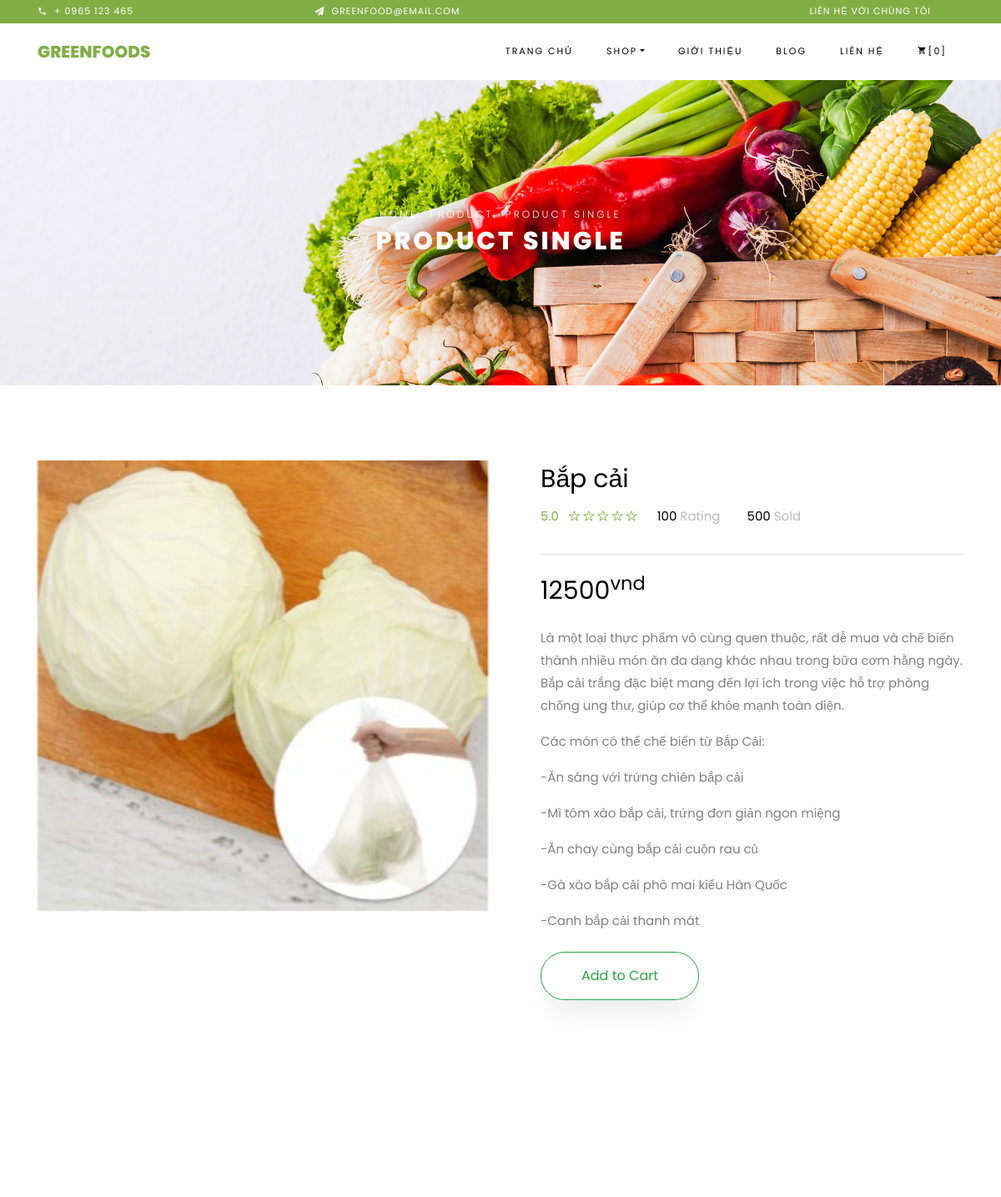
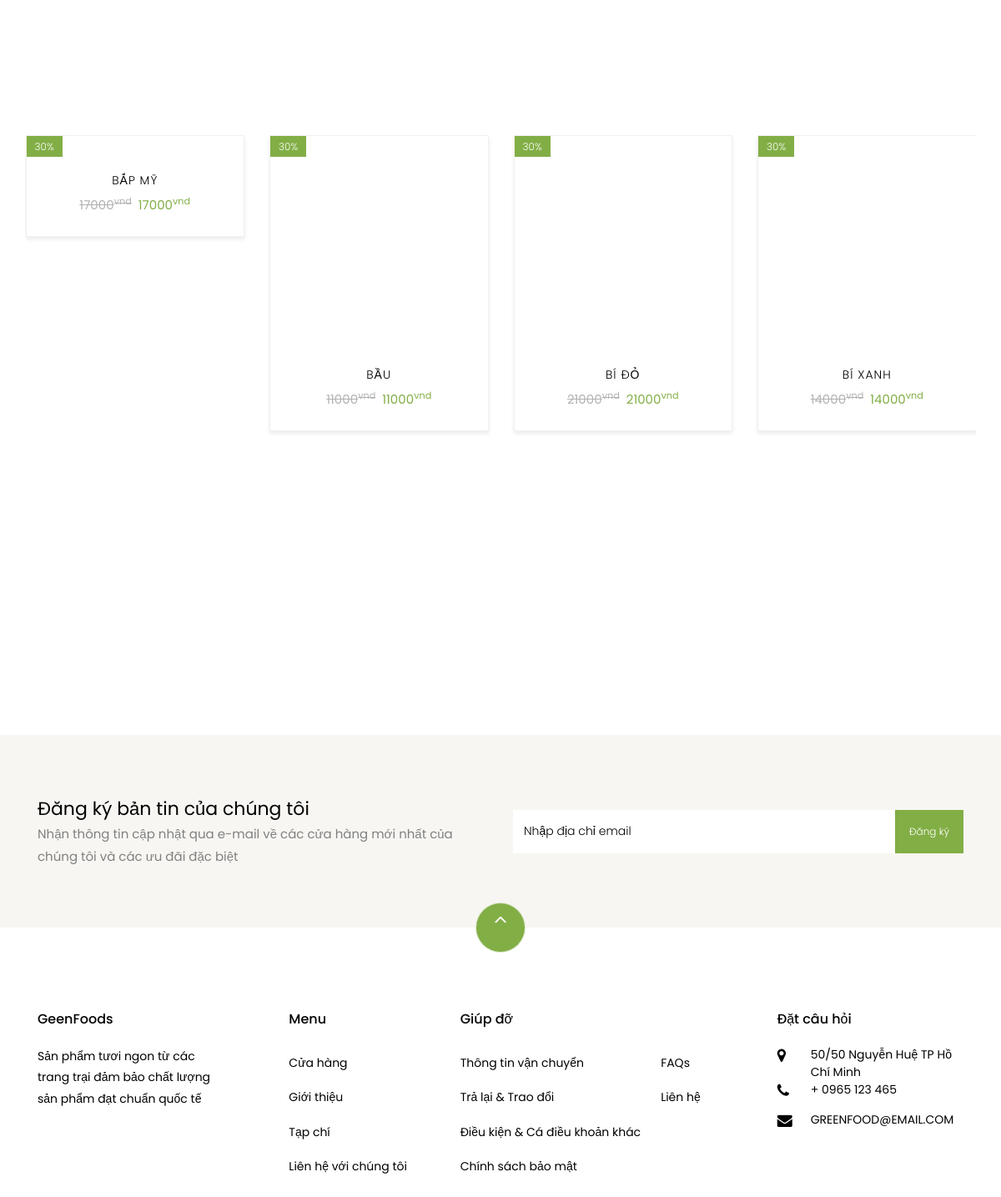
Page /product/detail/2 on the committed database (2 pictures, top to bottom).
### tables this page shows
CREATE TABLE `food` (
  `id` int(11) NOT NULL,
  `foodName` text NOT NULL,
  `categoryId` int(11) NOT NULL,
  `price` double NOT NULL,
  `foodDescription` text NOT NULL,
  `foodImage` text NOT NULL,
  `createDate` timestamp NOT NULL DEFAULT current_timestamp(),
  `updateDate` timestamp NOT NULL DEFAULT current_timestamp()
);

### mvc/core/Controller.php (called while the page is built, shortened)
<?php
class Controller
{
    public function view($view, $data = [])
    {
        require_once "./mvc/views/" . $view . ".php";
    }
}

### mvc/controllers/Product.php (called while the page is built, shortened)
<?php
class Product extends Controller
{
    function Detail($id)
    {
        $db = new Database();
        $food = new Food($db);
        $f = $food->getFoodById($id);
        $relatedFoods = $food->getFoodListByCategoryId($f['categoryId']);
        $this->view("layoutRoot", [
            "Page" => "detail",
            "Food" => $f,
            "RelatedFoods" => $relatedFoods
        ]);
    }
}

### mvc/core/App.php (called while the page is built, shortened)
<?php
class App
{
    protected $action = "Index";
    function __construct()
    {
        $arr = $this->UrlProcess();
        if (isset($arr[0]) && $arr[0] != "" && file_exists("./mvc/controllers/" . $arr[0] . ".php")) {
            unset($arr[0]);
        }
        $this->controller = new $this->controller;
        if (isset($arr[1])) {
            if (method_exists($this->controller, $arr[1])) {
                $this->action = $arr[1];
            }
            unset($arr[1]);
        }
        $this->params = $arr ? array_values($arr) : [];
        call_user_func_array([$this->controller, $this->action], $this->params);
    }
    function UrlProcess()
    {
        if (isset($_GET["url"])) {
            return explode("/", filter_var(trim($_GET["url"], "/")));
        }
    }
}

### index.php (called while the page is built, shortened)
<?php
$myApp = new App();

### mvc/config/dbhelper.php (called while the page is built, shortened)
<?php
function executeResult($sql, $isSingleRecord = false)
{
	$conn = mysqli_connect(HOST, USERNAME, PASSWORD, DATABASE);
	mysqli_set_charset($conn, 'utf8');
	$resultset = mysqli_query($conn, $sql);
	if ($isSingleRecord) {
		$data = mysqli_fetch_array($resultset, 1);
	} else {
		$data = [];
		while (($row = mysqli_fetch_array($resultset, 1)) != null) {
			$data[] = $row;
		}
	}
	return $data;
}

### mvc/models/Food.php (called while the page is built, shortened)
<?php
require_once "./mvc/config/dbhelper.php";
class Food
{
    public function getFoodById($id)
    {
        $query = "SELECT * FROM food WHERE id = " . $id;
        return executeResult($query, true);
    }
    public function getFoodListByCategoryId($categoryId, $isArrayMultiple = false)
    {
        $query = "SELECT * FROM food WHERE categoryId = " . $categoryId . " ORDER BY categoryId DESC LIMIT 7";
        return executeResult($query);
    }
}

### mvc/views/components/user/related-item.php (the view, shortened to what this page needs)
<?php
echo "<div class='ftco-animate' style='box-shadow: 0 3px 5px 0 rgba(0,0,0,0.08);
transition: box-shadow 0.3s ease-in-out;'>";
echo "<div class='product'>";
echo "<a href='" . $base_url . "product/detail/" . $item['id'] . "' class='img-prod'><img class='img-fluid' accept='image/*' src='" . $base_url . $assets_url . "images/food/" . $item['foodImage'] . "' alt='Colorlib Template'>";
echo "<span class='status'>30%</span>";
echo "</a>";
echo "<div class='text py-3 pb-4 px-3 text-center'>";
echo "<h3><a href='" . $base_url . "product/detail/" . $item['id'] . "'>" . $item['foodName'] . "</a></h3>";
echo "<div class='d-flex'>";
echo "<div class='pricing'>";
echo "<p class='price'><span class='mr-2 price-dc'>" . $item['price'] . "<sup>vnd</sup></span><span class='price-sale'>" . $item['price'] . "<sup>vnd</sup></span></p>";
echo "</div>";
echo "</div>";
echo "</div>";
echo "</div>";
echo "</div>";

### mvc/views/components/user/header.php (shortened to what this page needs)
<!DOCTYPE html>
<html lang="en">
<?php
$base_url = (isset($_SERVER['HTTPS']) && $_SERVER['HTTPS'] === 'on' ? "https://" : "http://") . $_SERVER['SERVER_NAME'] . "/" . "php-mvc/";
$assets_url = "public/assets/";
$css_url = "public/assets/css/";
$main_css_url = $base_url . $css_url;
?>
<head>
    <link rel="stylesheet" href="<?php echo $main_css_url ?>open-iconic-bootstrap.min.css" type=" text/css" media="all">
    <link rel="stylesheet" href="<?php echo $main_css_url ?>animate.css" type=" text/css" media="all">
    <link rel="stylesheet" href="<?php echo $main_css_url ?>owl.carousel.min.css" type=" text/css" media="all">
    <link rel="stylesheet" href="<?php echo $main_css_url ?>owl.theme.default.min.css" type=" text/css" media="all">
    <link rel="stylesheet" href="<?php echo $main_css_url ?>magnific-popup.css" type=" text/css" media="all">
    <link rel="stylesheet" href="<?php echo $main_css_url ?>aos.css" type=" text/css" media="all">
    <link rel="stylesheet" href="<?php echo $main_css_url ?>ionicons.min.css" type=" text/css" media="all">
    <link rel="stylesheet" href="<?php echo $main_css_url ?>bootstrap-datepicker.css" type=" text/css" media="all">
    <link rel="stylesheet" href="<?php echo $main_css_url ?>jquery.timepicker.css" type=" text/css" media="all">
    <link rel="stylesheet" href="<?php echo $main_css_url ?>flaticon.css" type=" text/css" media="all">
    <link rel="stylesheet" href="<?php echo $main_css_url ?>icomoon.css" type=" text/css" media="all">
    <link rel="stylesheet" href="<?php echo $main_css_url ?>style.css" type=" text/css" media="all">
    <link rel="stylesheet" href="https://cdnjs.cloudflare.com/ajax/libs/font-awesome/6.0.0/css/all.min.css" />
    <link rel="stylesheet" href="<?php echo $main_css_url ?>tata.css" type=" text/css" media="all">
    <link rel="stylesheet" href="https://cdn.jsdelivr.net/npm/sweetalert2@11.4.18/dist/sweetalert2.min.css" />
</head>

### mvc/views/layoutRoot.php
<?php require_once "./mvc/views/components/user/header.php" ?>
<body class="goto-here">
	<?php require_once "components/user/navbar.php" ?>
	<div id="main" class="main-content">
		<?php require_once "./mvc/views/pages/user/" . $data["Page"] . ".php" ?>
	</div>
	<?php require_once "./mvc/views/components/user/footer.php" ?>
</body>
</html>

### mvc/views/components/user/navbar.php (shortened to what this page needs)
<div class="py-1 bg-primary">
  <div class="container">
    <div class="row no-gutters d-flex align-items-start align-items-center px-md-0">
      <div class="col-lg-12 d-block">
        <div class="row d-flex">
          <div class="col-md pr-4 d-flex topper align-items-center">
            <div class="icon mr-2 d-flex justify-content-center align-items-center"><span class="icon-phone2"></span></div>
            <span class="text">+ 0965 123 465</span>
          </div>
          <div class="col-md pr-4 d-flex topper align-items-center">
            <div class="icon mr-2 d-flex justify-content-center align-items-center"><span class="icon-paper-plane"></span></div>
            <span class="text">greenfood@email.com</span>
          </div>
          <div class="col-md-5 pr-4 d-flex topper align-items-center text-lg-right">
            <span class="text">Liên hệ với chúng tôi</span>
          </div>
        </div>
      </div>
    </div>
  </div>
</div>
<nav class="navbar navbar-expand-lg navbar-dark ftco_navbar bg-dark ftco-navbar-light" id="ftco-navbar">
  <div class="container">
    <a class="navbar-brand" href="<?php echo $base_url; ?>">GreenFoods</a>
    <div class="collapse navbar-collapse" id="ftco-nav">
      <ul class="navbar-nav ml-auto">
        <li class="nav-item active"><a href="index.html" class="nav-link">Trang chủ</a></li>
        <li class="nav-item dropdown">
          <a class="nav-link dropdown-toggle" href="#" id="dropdown04" data-toggle="dropdown" aria-haspopup="true" aria-expanded="false">Shop</a>
        </li>
        <li class="nav-item"><a href="about.html" class="nav-link">Giới thiệu</a></li>
        <li class="nav-item"><a href="blog.html" class="nav-link">Blog</a></li>
        <li class="nav-item"><a href="contact.html" class="nav-link">Liên hệ</a></li>
        <li class="nav-item cta cta-colored"><a href="<?php echo $base_url . 'cart' ?>" id="totalItem" class="nav-link"></a></li>
      </ul>
    </div>
  </div>
</nav>

### mvc/views/pages/user/detail.php (shortened to what this page needs)
<div class="hero-wrap hero-bread" style="background-image: url('<?php echo $base_url . $assets_url ?>images/bg_1.jpg');">
    <div class="container">
        <div class="row no-gutters slider-text align-items-center justify-content-center">
            <div class="col-md-9 ftco-animate text-center">
                <p class="breadcrumbs"><span class="mr-2"><a href="">Home</a></span> <span class="mr-2"><a href="">Product</a></span> <span>Product Single</span></p>
                <h1 class="mb-0 bread">Product Single</h1>
            </div>
        </div>
    </div>
</div>
<section class="ftco-section">
    <div class="container">
        <div class="row">
            <div class="col-lg-6 mb-5 ftco-animate">
                <a href="" class="image-popup"><img width="100%" height="auto" src="<?php echo $base_url . $assets_url . 'images/food/' . $data['Food']['foodImage'] ?>" class="img-fluid" alt="<?php echo $data['Food']['foodName'] ?>"></a>
            </div>
            <div class="col-lg-6 product-details pl-md-5 ftco-animate">
                <h3><?php echo $data['Food']['foodName'] ?></h3>
                <div class="rating d-flex">
                    <p class="text-left mr-4">
                        <a href="#" class="mr-2">5.0</a>
                        <a href="#"><span class="ion-ios-star-outline"></span></a>
                        <a href="#"><span class="ion-ios-star-outline"></span></a>
                        <a href="#"><span class="ion-ios-star-outline"></span></a>
                        <a href="#"><span class="ion-ios-star-outline"></span></a>
                        <a href="#"><span class="ion-ios-star-outline"></span></a>
                    </p>
                    <p class="text-left mr-4">
                        <a href="#" class="mr-2" style="color: #000;">100 <span style="color: #bbb;">Rating</span></a>
                    </p>
                    <p class="text-left">
                        <a href="#" class="mr-2" style="color: #000;">500 <span style="color: #bbb;">Sold</span></a>
                    </p>
                </div>
                <hr />
                <p class="price"><span><?php echo $data['Food']['price'] ?><sup>vnd</sup></span></p>
                <p><?php echo $data['Food']['foodDescription'] ?></p>
                <?php $object = json_encode($data['Food']);
                echo "<p><a href='javascript:void(0)' onclick='addToCart(" . $object . ")' class='btn btn-outline-success py-3 px-5'>Add to Cart</a></p>"
                ?>
            </div>
        </div>
    </div>
</section>
<?php require_once "./mvc/views/components/user/related-products.php" ?>

### mvc/views/components/user/related-products.php (shortened to what this page needs)
<section class="ftco-section">
    <div class="container">
        <div class="row justify-content-center mb-3 pb-3">
        </div>
    </div>
    <div class="container">
        <div class="row">
            <div class="owl-carousel">
                <?php
                foreach ($_SESSION['RelatedFoods'] as $key => $item) {
                    require "./mvc/views/components/user/related-item.php";
                }
                ?>
            </div>
        </div>
    </div>
</section>

### mvc/views/components/user/footer.php (shortened to what this page needs)
<section class="ftco-section ftco-partner">
    <div class="container">
        <div class="row">
        </div>
    </div>
</section>
<section class="ftco-section ftco-no-pt ftco-no-pb py-5 bg-light">
    <div class="container py-4">
        <div class="row d-flex justify-content-center py-5">
            <div class="col-md-6">
                <h2 style="font-size: 22px;" class="mb-0">Đăng ký bản tin của chúng tôi</h2>
                <span>Nhận thông tin cập nhật qua e-mail về các cửa hàng mới nhất của chúng tôi và các ưu đãi đặc biệt</span>
            </div>
            <div class="col-md-6 d-flex align-items-center">
                <form action="#" class="subscribe-form">
                    <div class="form-group d-flex">
                        <input type="text" class="form-control" placeholder="Nhập địa chỉ email">
                        <input type="submit" value="Đăng ký" class="submit px-3">
                    </div>
                </form>
            </div>
        </div>
    </div>
</section>
<footer class="ftco-footer ftco-section">
    <div class="container">
        <div class="row">
            <div class="mouse">
                <a href="#" class="mouse-icon">
                    <div class="mouse-wheel"><span class="ion-ios-arrow-up"></span></div>
                </a>
            </div>
        </div>
        <div class="row mb-5">
            <div class="col-md">
                <div class="ftco-footer-widget mb-4">
                    <h2 class="ftco-heading-2">GeenFoods</h2>
                    <p>Sản phẩm tươi ngon từ các trang trại đảm bảo chất lượng sản phẩm đạt chuẩn quốc tế</p>
                    <ul class="ftco-footer-social list-unstyled float-md-left float-lft mt-5">
                    </ul>
                </div>
            </div>
            <div class="col-md">
                <div class="ftco-footer-widget mb-4 ml-md-5">
                    <h2 class="ftco-heading-2">Menu</h2>
                    <ul class="list-unstyled">
                        <li><a href="#" class="py-2 d-block">Cửa hàng</a></li>
                        <li><a href="#" class="py-2 d-block">Giới thiệu</a></li>
                        <li><a href="#" class="py-2 d-block">Tạp chí</a></li>
                        <li><a href="#" class="py-2 d-block">Liên hệ với chúng tôi</a></li>
                    </ul>
                </div>
            </div>
            <div class="col-md-4">
                <div class="ftco-footer-widget mb-4">
                    <h2 class="ftco-heading-2">Giúp đỡ</h2>
                    <div class="d-flex">
                        <ul class="list-unstyled mr-l-5 pr-l-3 mr-4">
                            <li><a href="#" class="py-2 d-block">Thông tin vận chuyển</a></li>
                            <li><a href="#" class="py-2 d-block">Trả lại &amp; Trao đổi </a></li>
                            <li><a href="#" class="py-2 d-block">Điều kiện &amp; Cá điều khoản khác</a></li>
                            <li><a href="#" class="py-2 d-block">Chính sách bảo mật</a></li>
                        </ul>
                        <ul class="list-unstyled">
                            <li><a href="#" class="py-2 d-block">FAQs</a></li>
                            <li><a href="#" class="py-2 d-block">Liên hệ</a></li>
                        </ul>
                    </div>
                </div>
            </div>
            <div class="col-md">
                <div class="ftco-footer-widget mb-4">
                    <h2 class="ftco-heading-2">Đặt câu hỏi </h2>
                    <div class="block-23 mb-3">
                        <ul>
                            <li><span class="icon icon-map-marker"></span><span class="text">50/50 Nguyễn Huệ TP Hồ Chí Minh</span></li>
                            <li><a href="#"><span class="icon icon-phone"></span><span class="text">+ 0965 123 465</span></a></li>
                            <li><a href="#"><span class="icon icon-envelope"></span><span class="text">GREENFOOD@EMAIL.COM</span></a></li>
                        </ul>
                    </div>
                </div>
            </div>
        </div>
    </div>
</footer>

### public/assets/css/icomoon.css (style rules this page uses)
[class^="icon-"], [class*=" icon-"] { font-family: 'icomoon' !important; speak: none; font-style: normal; font-weight: normal; font-variant: normal; text-transform: none; line-height: 1; -webkit-font-smoothing: antialiased; -moz-osx-font-smoothing: grayscale; }
.icon-map-marker:before { content: "\f041"; }
.icon-phone:before { content: "\f095"; }
.icon-envelope:before { content: "\f0e0"; }
.icon-paper-plane:before { content: "\f1d8"; }
.icon-phone2:before { content: "\e0cd"; }

### rows in the picture
food: foodImage (picture), foodName "Bắp cải", price "12500", foodDescription "Là một loại thực phẩm vô cùng quen thuộc, rất dễ mua và chế biến thành nhiều món ăn đa dạng khác nhau trong bữa cơm hằng ngày. Bắp cải trắng đặc biệt mang đến lợi ích trong việc hỗ trợ phòng chống ung thư, giúp cơ thể khỏe mạnh toàn diện. Các món có thể chế biến từ Bắp Cải: -Ăn sáng với trứng chiên bắp cải -Mì tôm xào bắp cải, trứng đơn giản ngon miệng -Ăn chay cùng bắp cải cuộn rau củ -Gà xào bắp cải phô mai kiểu Hàn Quốc -Canh bắp cải thanh mát"
food: foodName "BẮP MỸ", price "17000"
food: foodName "BẦU", price "11000"
food: foodName "BÍ ĐỎ", price "21000"
food: foodName "BÍ XANH", price "14000"
